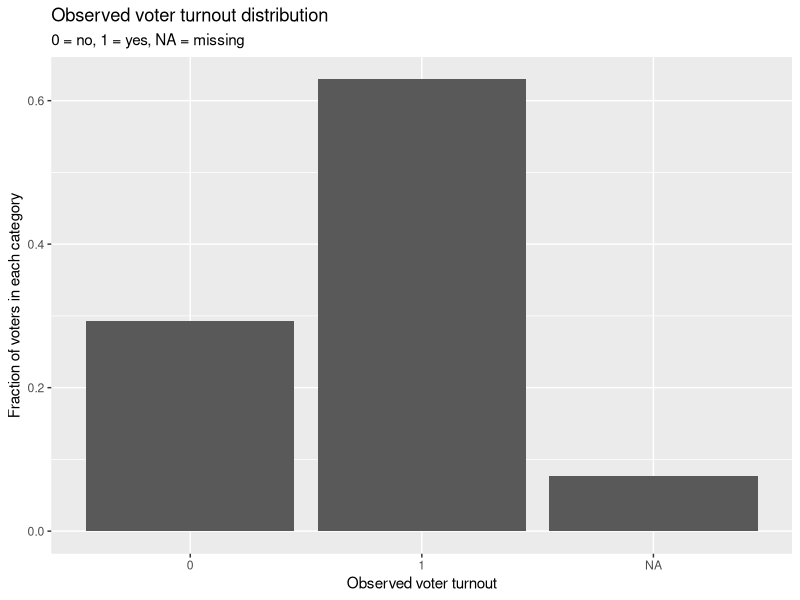
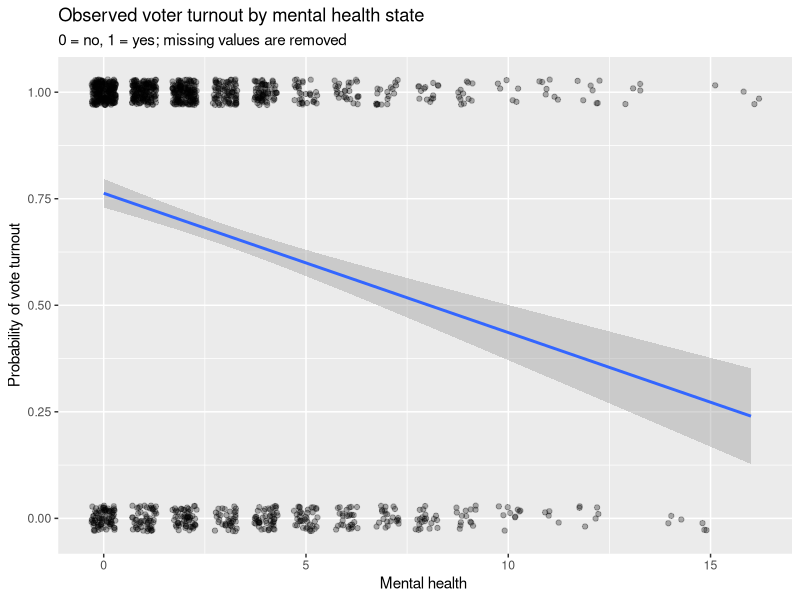
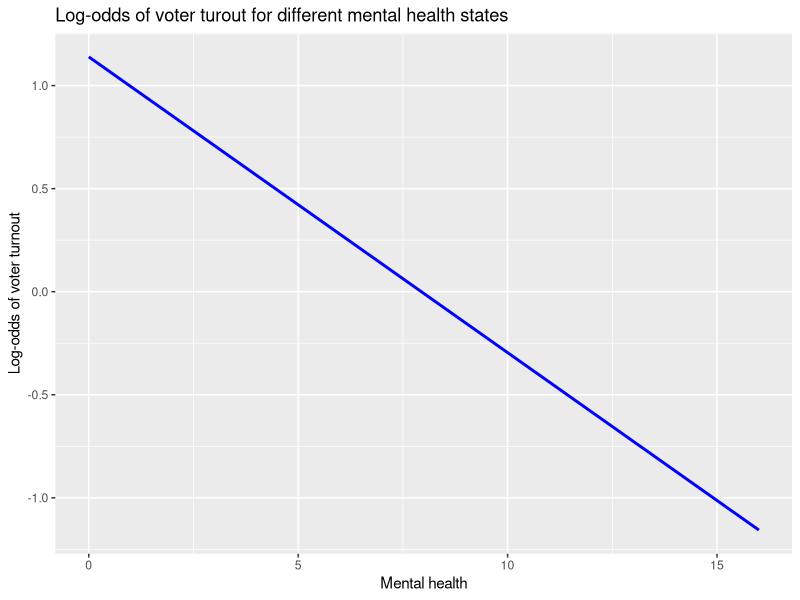
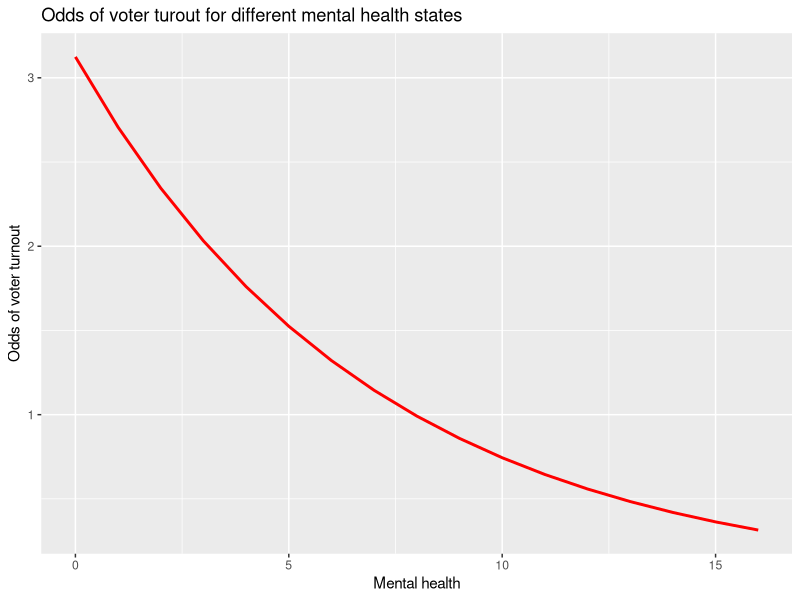
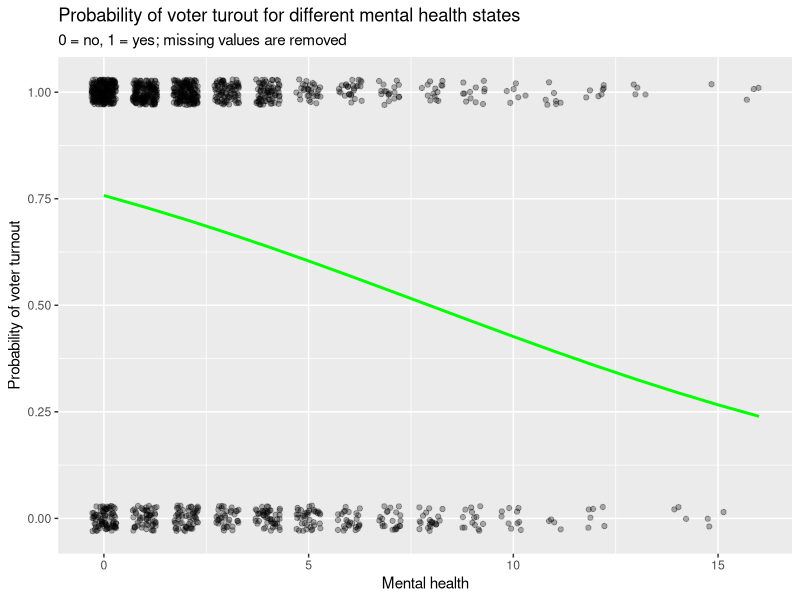
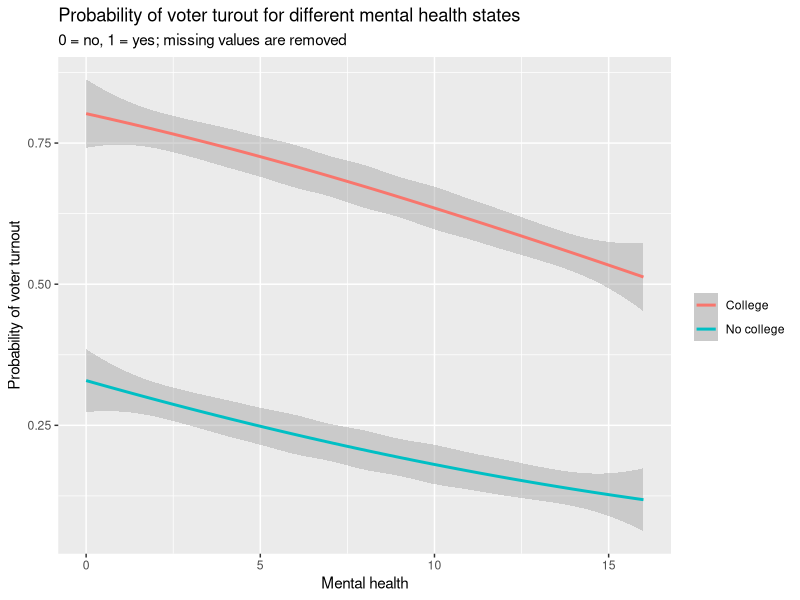

Reproduce these figures in R, in order.
## ---- chunk 1
knitr::opts_chunk$set(echo = TRUE)
library(tidyverse)
library(modelr)
library(pROC)
data1 <- read_csv('data/mental_health.csv')
data2 <- read_csv('data/gss2006.csv')
## ---- chunk 2
# histogram
data1 %>%
  group_by(vote96) %>%
  count() %>%
  ggplot(aes(x=as.character(vote96), y=n/sum(n))) +
  geom_bar(stat='identity') +
  labs(title = "Observed voter turnout distribution",
       subtitle = '0 = no, 1 = yes, NA = missing',
       x = 'Observed voter turnout',
       y = 'Fraction of voters in each category')
## ---- chunk 3
# unconditiaonl probability (with missing values)
prob_w_NA <- data1 %>%
  group_by(vote96) %>%
  count() %>%
  mutate('probability (with missing values)' = n/sum(n)) %>%
  select(-n)

print('Unconditional probability with missing values')
prob_w_NA

# unconditional probability (without missing values)
prob_wo_NA <- data1 %>%
  group_by(vote96) %>%
  filter(vote96!='NA') %>%
  count() %>%
  mutate('probability (without missing values)' = n/sum(n)) %>%
  select(-n)

print('Unconditional probability without missing values')
prob_wo_NA
## ---- chunk 4
# scatterplot
data1 %>%
  ggplot(aes(mhealth_sum, vote96)) +
  geom_jitter(na.rm=TRUE, height=.03, width=.3, alpha=.3) +
  geom_smooth(method='lm') +
  labs(title = "Observed voter turnout by mental health state",
       subtitle = '0 = no, 1 = yes; missing values are removed',
       x = 'Mental health ',
       y = 'Probability of vote turnout')
## ---- chunk 5
fit_logistic_sim <- glm(vote96 ~ mhealth_sum, data=data1, family=binomial())
summary(fit_logistic_sim)
## ---- chunk 6
# define some useful functions
logit2prob <- function(x){
  exp(x) / (1 + exp(x))
}
prob2odds <- function(x){
  x / (1 - x)
}
prob2logodds <- function(x){
  log(prob2odds(x))
}

# augment the dataset using the defined functions
vote_mental_pred <- data1 %>%
  add_predictions(fit_logistic_sim) %>%
  # predicted values are in the log-odds form - convert to probabilities
  mutate(prob = logit2prob(pred)) %>%
  mutate(odds = prob2odds(prob)) %>%
  mutate(logodds = prob2logodds(prob))
## ---- chunk 7
ggplot(vote_mental_pred, aes(x = mhealth_sum)) +
  geom_line(aes(y = logodds), color = "blue", size = 1) +
  labs(title = "Log-odds of voter turout for different mental health states",
       x = "Mental health",
       y = "Log-odds of voter turnout")
## ---- chunk 8
ggplot(vote_mental_pred, aes(x = mhealth_sum)) +
  geom_line(aes(y = odds), color = "red", size = 1) +
  labs(title = "Odds of voter turout for different mental health states",
       x = "Mental health",
       y = "Odds of voter turnout")

geom_point(aes(y = vote96))
## ---- chunk 9
ggplot(vote_mental_pred, aes(x = mhealth_sum)) +
#  geom_point(aes(y = vote96)) +
  geom_jitter(aes(y=vote96), na.rm=TRUE, height=.03, width=.3, alpha=.3) +
  geom_line(aes(y = prob), color = "green", size = 1) +
  labs(title = "Probability of voter turout for different mental health states",
       subtitle = '0 = no, 1 = yes; missing values are removed',
       x = "Mental health",
       y = "Probability of voter turnout")
## ---- chunk 10
prob1 <- exp(1.1392097 + (1 * -0.1434752)) / (1 + exp(1.1392097 + (1 * -0.1434752)))
prob2 <- exp(1.1392097 + (2 * -0.1434752)) / (1 + exp(1.1392097 + (2 * -0.1434752)))
diff_1to2 <-  prob1 - prob2 

prob5 <- exp(1.1392097 + (5 * -0.1434752)) / (1 + exp(1.1392097 + (5 * -0.1434752)))
prob6 <- exp(1.1392097 + (6 * -0.1434752)) / (1 + exp(1.1392097 + (6 * -0.1434752)))
diff_5to6 <- prob5 - prob6

cat("The difference in probability for an increase in the mental health index from 1 to 2 is", diff_1to2)
cat("The difference in probability for an increase in the mental health index from 5 to 6 is", diff_5to6)
## ---- chunk 11
accuracy <- data1 %>%
  add_predictions(fit_logistic_sim) %>%
  mutate(pred = logit2prob(pred),
         prob = pred,
         pred = as.numeric(pred > .5))

accuracy_rate <- mean(accuracy$vote96 == accuracy$pred, na.rm = TRUE)
cat("Accuracy rate:", accuracy_rate)
## ---- chunk 12
# function to calculate PRE for a logistic regression model
PRE <- function(model){
  # get the actual values for y from the data
  y <- model$y
  
  # get the predicted values for y from the model
  y.hat <- round(model$fitted.values)
  
  # calculate the errors for the null model and your model
  E1 <- sum(y != median(y))
  E2 <- sum(y != y.hat)
  
  # calculate the proportional reduction in error
  PRE <- (E1 - E2) / E1
  return(PRE)
}

cat("Proportional reduction in error:", PRE(fit_logistic_sim))
## ---- chunk 13
auc <- auc(accuracy$vote96, accuracy$prob)
auc
## ---- chunk 14
fit_logistic_mul <- glm(vote96 ~ ., data=data1, family=binomial())
summary(fit_logistic_mul)
## ---- chunk 15
accuracy_mul <- data1 %>%
  add_predictions(fit_logistic_mul) %>%
  mutate(pred = logit2prob(pred),
         prob = pred,
         pred = as.numeric(pred > .5))

accuracy_rate_mul <- mean(accuracy_mul$vote96 == accuracy_mul$pred, na.rm = TRUE)
cat("Accuracy rate:", accuracy_rate_mul);
cat("Proportional reduction in error:", PRE(fit_logistic_mul));
cat("Area Under the Curve:", auc(accuracy_mul$vote96, accuracy_mul$prob))
## ---- chunk 16
prob1_mul <- exp(-4.304103 + (1 * -0.089102) + 30*0.042534 + 16*0.228686 + 0.272984 + -0.016969 + 0.296915 + 5*0.069614) / (1 + exp(-4.304103 + (1 * -0.089102) + 30*0.042534 + 16*0.228686 + 0.272984 + -0.016969 + 0.296915 + 5*0.069614))
prob2_mul <- exp(-4.304103 + (2 * -0.089102) + 30*0.042534 + 16*0.228686 + 0.272984 + -0.016969 + 0.296915 + 5*0.069614) /  (1 + exp(-4.304103 + (2 * -0.089102) + 30*0.042534 + 16*0.228686 + 0.272984 + -0.016969 + 0.296915 + 5*0.069614))
diff_1to2_mul <- prob1_mul - prob2_mul

prob5_mul <- exp(-4.304103 + (5 * -0.089102) + 30*0.042534 + 16*0.228686 + 0.272984 + -0.016969 + 0.296915 + 5*0.069614) /  (1 + exp(-4.304103 + (5 * -0.089102) + 30*0.042534 + 16*0.228686 + 0.272984 + -0.016969 + 0.296915 + 5*0.069614))
prob6_mul <- exp(-4.304103 + (6 * -0.089102) + 30*0.042534 + 16*0.228686 + 0.272984 + -0.016969 + 0.296915 + 5*0.069614) /  (1 + exp(-4.304103 + (6 * -0.089102) + 30*0.042534 + 16*0.228686 + 0.272984 + -0.016969 + 0.296915 + 5*0.069614))
diff_5to6_mul <- prob5_mul - prob6_mul

cat("The difference in probability for an increase in the mental health index from 1 to 2 is", diff_1to2_mul)
cat("The difference in probability for an increase in the mental health index from 5 to 6 is", diff_5to6_mul)
## ---- chunk 17
vote_mental_pred2 <- data1 %>%
  data_grid(mhealth_sum, educ, .model=fit_logistic_mul) %>%
  add_predictions(fit_logistic_mul) %>%
  # predicted values are in the log-odds form - convert to probabilities
  mutate(prob = logit2prob(pred))

ggplot(vote_mental_pred2, aes(x = mhealth_sum, y = prob, color = ifelse(educ > 12, "College", "No college"))) +
  geom_smooth() +
  labs(title = "Probability of voter turout for different mental health states",
       subtitle = '0 = no, 1 = yes; missing values are removed',
       x = "Mental health",
       y = "Probability of voter turnout") +
  guides(color = guide_legend(''))
## ---- chunk 18
fit_poisson_mul2 <- glm(tvhours ~ .-social_connect -xmovie -zodiac -voted04 -dem -rep- ind, data=data2, family=poisson())
summary(fit_poisson_mul2)
